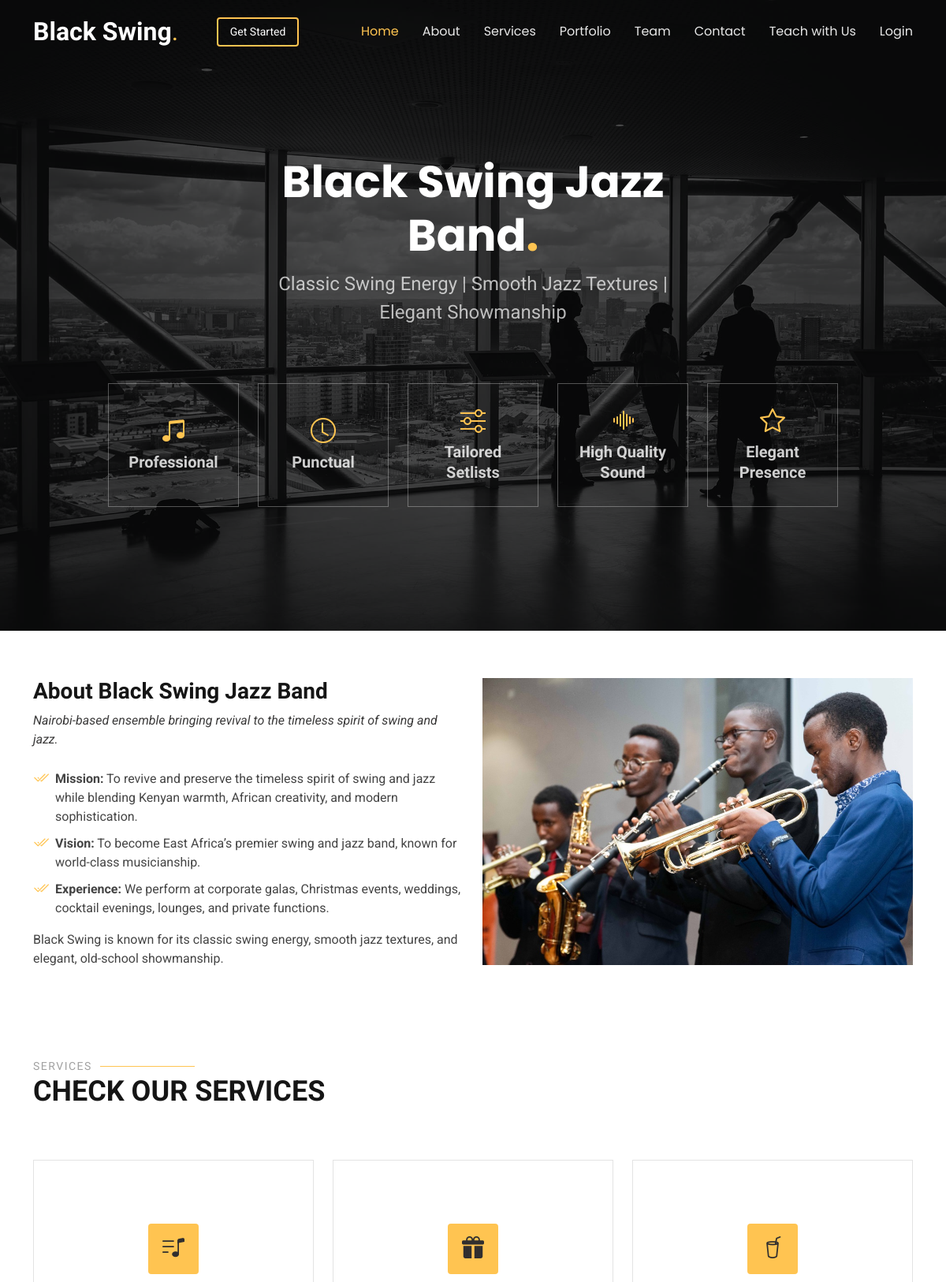
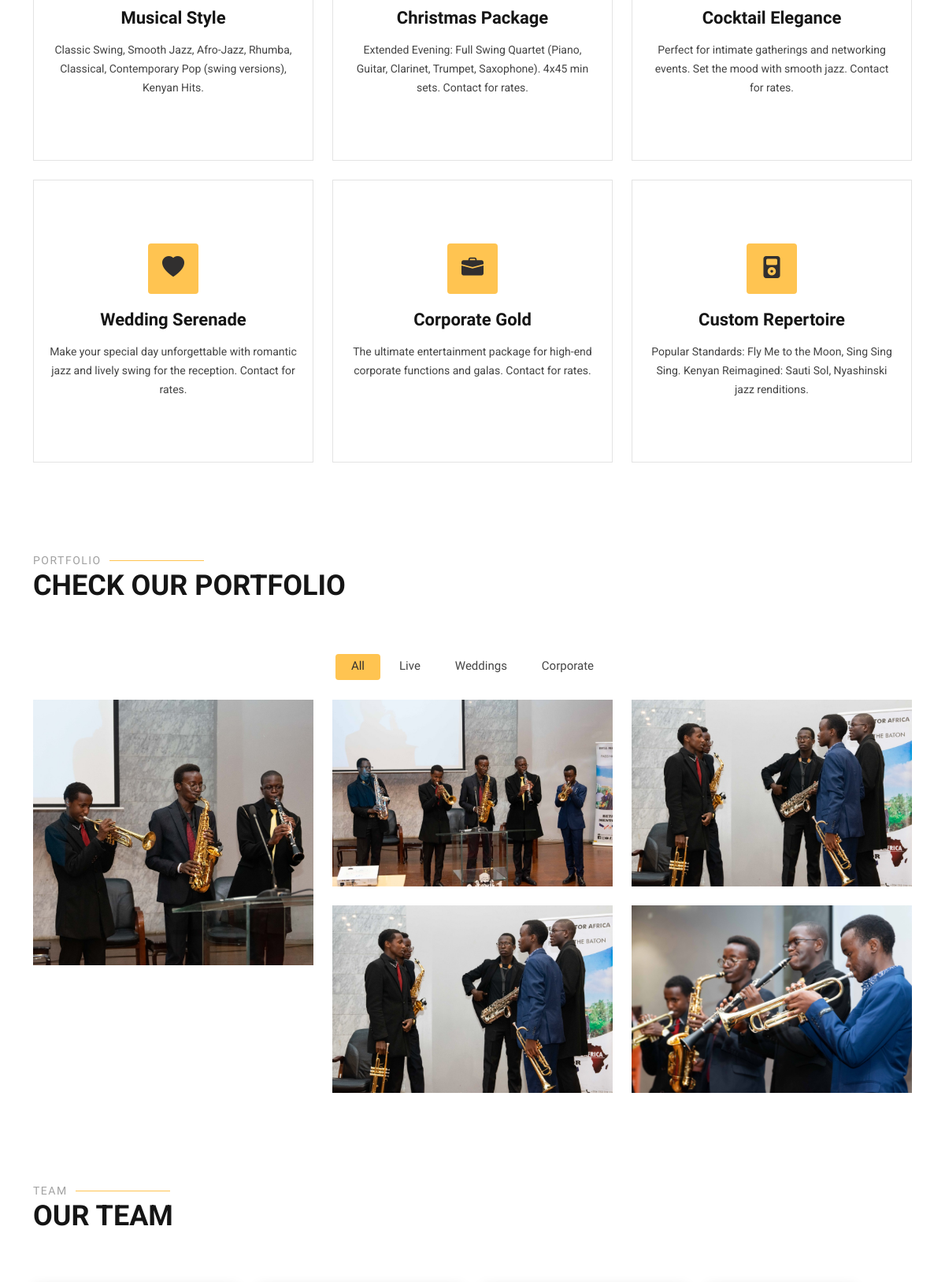
The page / (upper part) on the database its author committed (2 pictures, top to bottom).
### core/models.py (models this page shows, shortened)
class Service(models.Model):
    title = models.CharField(max_length=255)
    slug = models.SlugField(unique=True, blank=True)
    icon = models.CharField(max_length=100, help_text="Bootstrap icon class")
    short_description = models.TextField()
    detailed_description = models.TextField()
    image = models.ImageField(upload_to='services/', blank=True, null=True)

### portfolio/models.py (models this page shows, shortened)
class Project(models.Model):
    CATEGORY_CHOICES = [
        ('live', 'Live Performance'),
        ('weddings', 'Weddings'),
        ('corporate', 'Corporate Events'),
    ]
    title = models.CharField(max_length=200)
    category = models.CharField(max_length=50, choices=CATEGORY_CHOICES, default='live')
    description = models.TextField(blank=True, help_text="Caption or description for this gallery item")
    image = models.ImageField(upload_to='portfolio_images/')
    created_at = models.DateTimeField(auto_now_add=True)
    class Meta:
        ordering = ['-created_at']

### core/views.py (the view)
# urls.py: path('', views.index, name='index'),
def index(request):
    if request.method == 'POST':
        form = ContactForm(request.POST)
        if form.is_valid():
            form.save()
            messages.success(request, 'Your message has been sent. Thank you!')
            return redirect('index')
    else:
        form = ContactForm()
    projects = Project.objects.all().order_by('-created_at')
    team_members = TeamMember.objects.filter(is_active=True).order_by('order', 'name')
    services = Service.objects.all()
    if not services:
        services = []
    return render(request, 'core/index.html', {
        'projects': projects,
        'team_members': team_members,
        'form': form,
        'services': services
    })

### core/context_processors.py (called while the page is built)
def unread_messages_count(request):
    if request.user.is_authenticated and request.user.is_superuser:
        messages_count = ContactMessage.objects.filter(is_read=False).count()
        bookings_count = ServiceBooking.objects.filter(is_read=False).count()
        return {'unread_messages_count': messages_count + bookings_count}
    return {}

### templates/core/index.html (shortened to what this page needs)
{% extends 'base.html' %}
{% load static %}
{% block content %}
<section id="hero" class="hero section dark-background">
  <img src="{% static 'img/hero-bg.jpg' %}" alt="" data-aos="fade-in">
  <div class="container">
    <div class="row justify-content-center text-center" data-aos="fade-up" data-aos-delay="100">
      <div class="col-xl-6 col-lg-8">
        <h2>Black Swing Jazz Band<span>.</span></h2>
        <p>Classic Swing Energy | Smooth Jazz Textures | Elegant Showmanship</p>
      </div>
    </div>
    <div class="row gy-4 mt-5 justify-content-center" data-aos="fade-up" data-aos-delay="200">
      <div class="col-xl-2 col-md-4" data-aos="fade-up" data-aos-delay="300">
        <div class="icon-box">
          <i class="bi bi-music-note-beamed"></i>
          <h3><a href="#" data-bs-toggle="modal" data-bs-target="#professionalModal">Professional</a></h3>
        </div>
      </div>
      <div class="col-xl-2 col-md-4" data-aos="fade-up" data-aos-delay="400">
        <div class="icon-box">
          <i class="bi bi-clock"></i>
          <h3><a href="#" data-bs-toggle="modal" data-bs-target="#punctualModal">Punctual</a></h3>
        </div>
      </div>
      <div class="col-xl-2 col-md-4" data-aos="fade-up" data-aos-delay="500">
        <div class="icon-box">
          <i class="bi bi-sliders"></i>
          <h3><a href="#" data-bs-toggle="modal" data-bs-target="#setlistsModal">Tailored Setlists</a></h3>
        </div>
      </div>
      <div class="col-xl-2 col-md-4" data-aos="fade-up" data-aos-delay="600">
        <div class="icon-box">
          <i class="bi bi-soundwave"></i>
          <h3><a href="#" data-bs-toggle="modal" data-bs-target="#soundModal">High Quality Sound</a></h3>
        </div>
      </div>
      <div class="col-xl-2 col-md-4" data-aos="fade-up" data-aos-delay="700">
        <div class="icon-box">
          <i class="bi bi-star"></i>
          <h3><a href="#" data-bs-toggle="modal" data-bs-target="#presenceModal">Elegant Presence</a></h3>
        </div>
      </div>
    </div>
  </div>
</section>
<section id="about" class="about section">
  <div class="container" data-aos="fade-up" data-aos-delay="100">
    <div class="row gy-4">
      <div class="col-lg-6 order-1 order-lg-2">
        <img src="{% static 'img/about_new.jpg' %}" class="img-fluid" alt="">
      </div>
      <div class="col-lg-6 order-2 order-lg-1 content">
        <h3>About Black Swing Jazz Band</h3>
        <p class="fst-italic">
          Nairobi-based ensemble bringing revival to the timeless spirit of swing and jazz.
        </p>
        <ul>
          <li><i class="bi bi-check2-all"></i> <span><strong>Mission:</strong> To revive and preserve the timeless
              spirit of swing and jazz while blending Kenyan warmth, African creativity, and modern
              sophistication.</span></li>
          <li><i class="bi bi-check2-all"></i> <span><strong>Vision:</strong> To become East Africa’s premier swing and
              jazz band, known for world-class musicianship.</span></li>
          <li><i class="bi bi-check2-all"></i> <span><strong>Experience:</strong> We perform at corporate galas,
              Christmas events, weddings, cocktail evenings, lounges, and private functions.</span></li>
        </ul>
        <p>
          Black Swing is known for its classic swing energy, smooth jazz textures, and elegant, old-school showmanship.
        </p>
      </div>
    </div>
  </div>
</section>
<section id="services" class="services section">
  <div class="container section-title" data-aos="fade-up">
    <h2>Services</h2>
    <p>Check our Services</p>
  </div>
  <div class="container">
    <div class="row gy-4">
      {% for service in services %}
      <div class="col-lg-4 col-md-6" data-aos="fade-up" data-aos-delay="100">
        <div class="service-item position-relative">
          <div class="icon">
            <i class="{{ service.icon }}"></i>
          </div>
          <a href="{% url 'service_details' service.slug %}" class="stretched-link">
            <h3>{{ service.title }}</h3>
          </a>
          <p>{{ service.short_description }}</p>
        </div>
      </div>
      {% empty %}
      <div class="col-12 text-center">
        <p>No services available at the moment.</p>
      </div>
      {% endfor %}
    </div>
  </div>
</section>
<section id="portfolio" class="portfolio section">
  <div class="container section-title" data-aos="fade-up">
    <h2>Portfolio</h2>
    <p>Check our Portfolio</p>
  </div>
  <div class="container">
    <div class="isotope-layout" data-default-filter="*" data-layout="masonry" data-sort="original-order">
      <ul class="portfolio-filters isotope-filters" data-aos="fade-up" data-aos-delay="100">
        <li data-filter="*" class="filter-active">All</li>
        <li data-filter=".filter-live">Live</li>
        <li data-filter=".filter-weddings">Weddings</li>
        <li data-filter=".filter-corporate">Corporate</li>
      </ul>
      <div class="row gy-4 isotope-container" data-aos="fade-up" data-aos-delay="200">
        {% for project in projects %}
        <div class="col-lg-4 col-md-6 portfolio-item isotope-item filter-{{ project.category }}">
          {% if project.image %}
          <img src="{{ project.image.url }}" class="img-fluid" alt="{{ project.title }}">
          {% else %}
          <img src="https://via.placeholder.com/600x400" class="img-fluid" alt="Placeholder">
          {% endif %}
        </div>
        {% empty %}
        <div class="col-12 text-center">
          <p>No projects found. Add some from the Admin Dashboard!</p>
        </div>
        {% endfor %}
      </div>
    </div>
  </div>
</section>
<section id="team" class="team section">
  <div class="container section-title" data-aos="fade-up">
    <h2>Team</h2>
    <p>our Team</p>
  </div>
  <div class="container">
    <div class="row gy-4">
    </div>
  </div>
</section>
{% endblock %}

### rows shown on the page
Service: title "Musical Style", short_description "Classic Swing, Smooth Jazz, Afro-Jazz, Rhumba, Classical, Contemporary Pop (swing versions), Kenyan Hits."
Service: title "Christmas Package", short_description "Extended Evening: Full Swing Quartet (Piano, Guitar, Clarinet, Trumpet, Saxophone). 4x45 min sets. Contact for rates."
Service: title "Cocktail Elegance", short_description "Perfect for intimate gatherings and networking events. Set the mood with smooth jazz. Contact for rates."
Service: title "Wedding Serenade", short_description "Make your special day unforgettable with romantic jazz and lively swing for the reception. Contact for rates."
Service: title "Corporate Gold", short_description "The ultimate entertainment package for high-end corporate functions and galas. Contact for rates."
Service: title "Custom Repertoire", short_description "Popular Standards: Fly Me to the Moon, Sing Sing Sing. Kenyan Reimagined: Sauti Sol, Nyashinski jazz renditions."
Project: image (picture)
Project: image (picture)
Project: image (picture)
Project: image (picture)
Project: image (picture)
